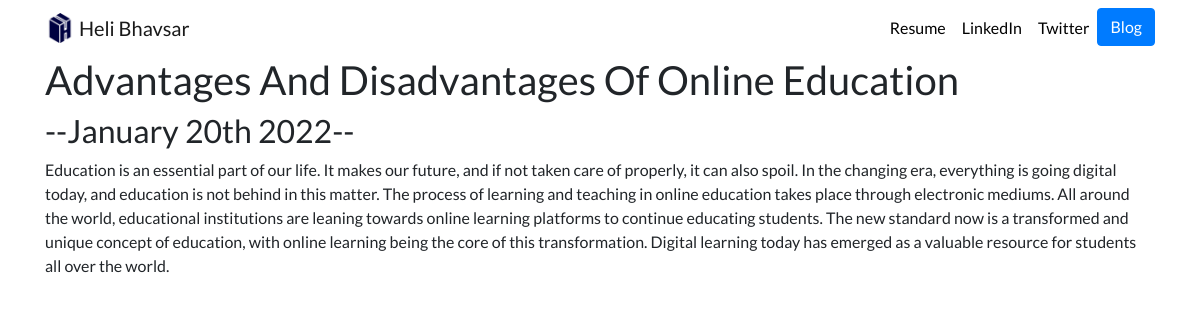
The app's page /blog/4 with its own data.
### blog/models.py (models this page shows, shortened)
class Blog(models.Model):
    title = models.CharField(max_length=100)
    description = models.CharField(max_length=5000)
    date = models.DateTimeField()
    image = models.ImageField(blank=True,upload_to='blog/images')

### blog/views.py (the view)
# urls.py: path('<int:blog_id>', views.detail, name="detail"),
def detail(request, blog_id):
    blog=get_object_or_404(Blog, pk=blog_id)
    return render(request, 'blog/detail.html',{'blog':blog})

### blog/templates/blog/detail.html
{% extends 'portfolio/base.html' %}
{% block content %}
<h1>{{ blog.title }}</h1>
<h2>--{{ blog.date|date:'F jS Y' }}--</h2>
{{blog.description}}
{% endblock %}

### portfolio/static/portfolio/custom.css (style rules this page uses)
body { font-family: 'Lato', sans-serif; }

### records on screen
Blog: title "Advantages And Disadvantages Of Online Education", date "January 20th 2022", description "Education is an essential part of our life. It makes our future, and if not taken care of properly, it can also spoil. In the changing era, everything is going digital today, and education is not behind in this matter. The process of learning and teaching in online education takes place through electronic mediums. All around the world, educational institutions are leaning towards online learning platforms to continue educating students. The new standard now is a transformed and unique concept of education, with online learning being the core of this transformation. Digital learning today has emerged as a valuable resource for students all over the world."
